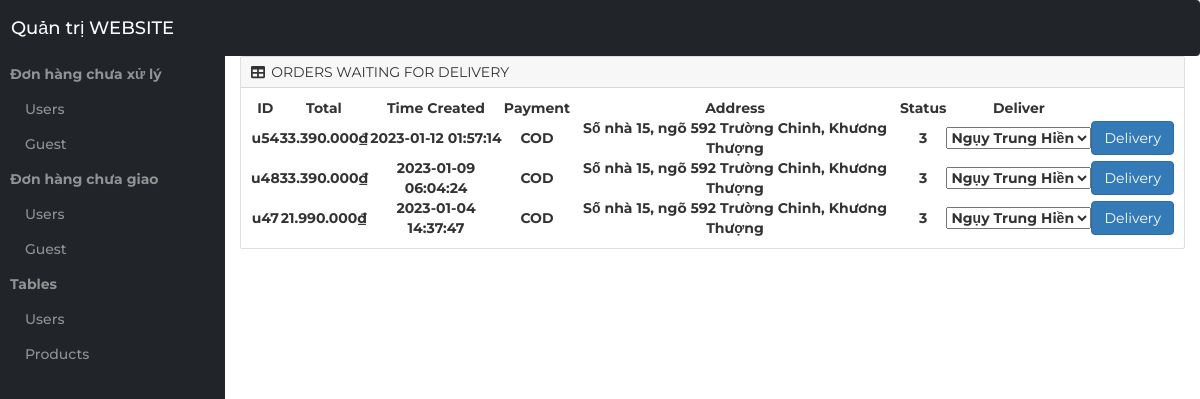
The app's page /Admin/index.php?deli=user with its own data.
### tables this page shows
CREATE TABLE `user_bill` (
  `id` varchar(100) NOT NULL,
  `user_id` varchar(12) NOT NULL,
  `status_id` int(11) DEFAULT NULL,
  `total` int(11) NOT NULL,
  `address` varchar(200) NOT NULL,
  `created_time` datetime NOT NULL DEFAULT current_timestamp(),
  `payment_mode_id` int(11) NOT NULL,
  `note` varchar(250) DEFAULT NULL,
  `deliver_id` int(11) DEFAULT NULL
);

### Admin/layout/WaitingOrders/User.php (the view, shortened to what this page needs)
<div class="container-fluid px-4">
    <div class="card mb-4">
        <div class="card-header">
            <i class="fas fa-table me-1"></i>
           ORDERS WAITING FOR DELIVERY
        </div>
        <div class="card-body">
            <table id="datatablesSimple">
                <thead>
                <tr>
                    <th style="text-align: center;">ID</th>
                    <th style="text-align: center;">Total</th>
                    <th style="text-align: center;">Time Created</th>
                    <th style="text-align: center;">Payment</th>
                    <th style="text-align: center;">Address</th>
                    <th style="text-align: center;">Status</th>
                    <th style="text-align: center;">Deliver</th>
                </tr>
                </thead>
                <tbody>
                <?php
                    $query = mysqli_query($conn, "SELECT * FROM `user_bill` WHERE `status_id` = 3 ORDER BY `created_time` DESC");
                    while ($row = mysqli_fetch_array($query)) {
                ?>
                    <tr id="<?php echo $row['id']; ?>">
                        <td style="text-align: center;"><?php echo $row['id']; ?></td>
                        <td style="text-align: center;"><?php echo displayPrice($row['total']); ?></td>
                        <td style="text-align: center;"><?php echo $row['created_time']; ?></td>
                        <td style="text-align: center;">
                            <?php
                            if ($row['payment_mode_id'] == 1)
                            {
                                echo "COD";
                            } else
                            {
                                echo "Chuyển khoản";
                            }
                            ?>
                        </td>
                        <td style="text-align: center;"><?php echo $row['address'] ?></td>
                        <td style="text-align: center;"><?php echo $row['status_id']; ?></td>
                        <td style="text-align: center;">
                            <select id="<?php echo $row['id']; ?>">
                                <?php
                                    $delivers = mysqli_query($conn, "SELECT * FROM `deliver` WHERE `is_ready` = 0");
                                    for ($x = 0; $x < $delivers -> num_rows; $x++)
                                    {
                                        $deliver = $delivers -> fetch_assoc();
                                ?>
                                    <option value="<?php echo $deliver["id"] ?>"><?php echo $deliver["name"] ?></option>
                                <?php
                                    }
                                ?>
                            </select>
                        </td>
                        <td style="text-align: center;">
                            <button class="btn btn-primary" id="<?php echo $row['id']; ?>" onclick="delivery(this.id, 'user')">Delivery</button>
                        </td>
                    </tr>
                <?php
                    }
                ?>
                </tbody>
            </table>
        </div>
    </div>
</div>

### Admin/index.php (shortened to what this page needs)
<?php
    include ('../conn.php');
?>
<!DOCTYPE html>
<html lang="en">
    <head>
        <link href="https://cdn.jsdelivr.net/npm/simple-datatables@latest/dist/style.css" rel="stylesheet" />
        <link href="css/styles.css" rel="stylesheet" />
		<link type="text/css" rel="stylesheet" href="css/bootstrap.css"/>
		<link rel="stylesheet" href="https://maxcdn.bootstrapcdn.com/font-awesome/4.7.0/css/font-awesome.min.css">
		<link rel="stylesheet" href="https://maxcdn.bootstrapcdn.com/bootstrap/3.3.7/css/bootstrap.min.css">
        <link href="https://cdn.jsdelivr.net/npm/summernote@0.8.18/dist/summernote-lite.min.css" rel="stylesheet">
		<link type="text/css" rel="stylesheet" href="css/slick.css"/>
		<link type="text/css" rel="stylesheet" href="css/slick-theme.css"/>
		<link type="text/css" rel="stylesheet" href="css/nouislider.min.css"/>
		<link rel="stylesheet" href="css/font-awesome.min.css">
		<link type="text/css" rel="stylesheet" href="css/style.css"/>
		<link type="text/css" rel="stylesheet" href="css/main.css"/>
		<link type="text/css" rel="stylesheet" href="css/header.css"/>
    </head>
    <body class="sb-nav-fixed">
        <?php
            function countDigit($number){
                return strlen($number);
            }
            function displayPrice($input){
                $temp = substr_replace($input, '.', '-3', 0);
                if (countDigit($input) > 6){
                    $temp = substr_replace($temp, '.', '-7', 0);
                }
                return $temp. "₫";
            }
        ?>
        <nav class="sb-topnav navbar navbar-expand navbar-dark bg-dark">
            <a class="navbar-brand ps-3" href="index.php">Quản trị WEBSITE</a>
        </nav>
        <div id="layoutSidenav">
            <div id="layoutSidenav_nav">
                <nav class="sb-sidenav accordion sb-sidenav-dark" id="sidenavAccordion">
                    <div class="sb-sidenav-menu">
                        <div class="nav">
                            <a class="nav-link collapsed" style=" text-decoration: none;">
                                Đơn hàng chưa xử lý
                            </a>
                            <div>
                                <nav class="sb-sidenav-menu-nested nav accordion">
                                    <a class="nav-link" href="index.php?newOr=user" aria-expanded="false">
                                        Users
                                    </a>
                                    <a class="nav-link" href="index.php?newOr=guest" aria-expanded="false">
                                        Guest
                                    </a>
                                </nav>
                            </div>
                            <a class="nav-link collapsed" style=" text-decoration: none;">
                                Đơn hàng chưa giao
                            </a>
                            <div>
                                <nav class="sb-sidenav-menu-nested nav accordion">
                                    <a class="nav-link" href="index.php?deli=user" aria-expanded="false">
                                        Users
                                    </a>
                                    <a class="nav-link" href="index.php?deli=guest" aria-expanded="false">
                                        Guest
                                    </a>
                                </nav>
                            </div>
                            <a class="nav-link collapsed" style=" text-decoration: none;">
                                Tables
                            </a>
                            <div>
                                <nav class="sb-sidenav-menu-nested nav accordion">
                                    <a class="nav-link" href="index.php?nav=usr" aria-expanded="false">
                                        Users
                                    </a>
                                    <a class="nav-link " href="index.php?nav=products" aria-expanded="false">
                                        Products
                                    </a>
                                </nav>
                            </div>
                        </div>
                    </div>
                </nav>
            </div>
            <div id="layoutSidenav_content">
                <main>
                <?php
                    if (isset($_GET["nav"]))
                    {
                        $nav = $_GET["nav"];
                        if ($nav == "usr")
                        {
                            include ("layout/user.php");
                        }
                        else if ($nav == "products")
                        {
                            include ("layout/Products.php");
                        }
                    }
                    else if (isset($_GET["deli"]))
                    {
                        $type = $_GET["deli"];
                        if ($type == "user")
                        {
                            include ("layout/WaitingOrders/User.php");
                        }
                        else if ($type == "guest")
                        {
                            include ("layout/WaitingOrders/Guest.php");
                        }
                    }
                    else
                    {
                        include ("layout/NewOrders/User.php");
                    }
                ?>
                </main>
            </div>
        </div>
    </body>
</html>

### css/Style.css (style rules this page uses)
body { font-family: 'Montserrat', sans-serif; font-weight: 400; color: #333; }
a { color: #2B2D42; font-weight: 500; -webkit-transition: 0.2s color; transition: 0.2s color; }

### Admin/index.php (style rules this page uses)
* { font-family: 'Montserrat', sans-serif !important; }
.collapsed { cursor: context-menu; font-weight: bold; }
.card-body { font-weight: bold; }

### records on screen
user_bill: id "u54", total "33.390.000₫", created_time "2023-01-12 01:57:14", shows "COD", address "Số nhà 15, ngõ 592 Trường Chinh, Khương Thượng", status "3"
user_bill: id "u48", total "33.390.000₫", created_time "2023-01-09 06:04:24", shows "COD", address "Số nhà 15, ngõ 592 Trường Chinh, Khương Thượng", status "3"
user_bill: id "u47", total "21.990.000₫", created_time "2023-01-04 14:37:47", shows "COD", address "Số nhà 15, ngõ 592 Trường Chinh, Khương Thượng", status "3"

### other values on screen
form field value "Ngụy Trung Hiền"
